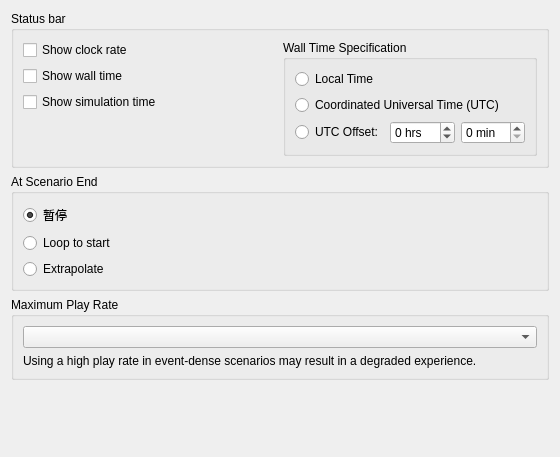
<?xml version="1.0" encoding="UTF-8"?>
<ui version="4.0">
 <class>PrefWidgetUi</class>
 <widget class="QWidget" name="PrefWidgetUi">
  <property name="geometry">
   <rect>
    <x>0</x>
    <y>0</y>
    <width>560</width>
    <height>457</height>
   </rect>
  </property>
  <property name="windowTitle">
   <string>Time Controller</string>
  </property>
  <layout class="QVBoxLayout" name="verticalLayout">
   <item>
    <widget class="QGroupBox" name="groupBox_2">
     <property name="title">
      <string>Status bar</string>
     </property>
     <layout class="QHBoxLayout" name="horizontalLayout">
      <item>
       <layout class="QVBoxLayout" name="verticalLayout_2">
        <item>
         <widget class="QCheckBox" name="mShowClockRateCheckBox">
          <property name="text">
           <string>Show clock rate</string>
          </property>
         </widget>
        </item>
        <item>
         <widget class="QCheckBox" name="mShowWallTimeCheckBox">
          <property name="text">
           <string>Show wall time</string>
          </property>
         </widget>
        </item>
        <item>
         <widget class="QCheckBox" name="mShowSimTimeCheckBox">
          <property name="text">
           <string>Show simulation time</string>
          </property>
         </widget>
        </item>
        <item>
         <spacer name="verticalSpacer">
          <property name="orientation">
           <enum>Qt::Vertical</enum>
          </property>
          <property name="sizeHint" stdset="0">
           <size>
            <width>20</width>
            <height>40</height>
           </size>
          </property>
         </spacer>
        </item>
       </layout>
      </item>
      <item>
       <widget class="QGroupBox" name="groupBox_3">
        <property name="title">
         <string>Wall Time Specification</string>
        </property>
        <layout class="QVBoxLayout" name="verticalLayout_3">
         <item>
          <widget class="QRadioButton" name="mLocalTimeSpecButton">
           <property name="text">
            <string>Local Time</string>
           </property>
          </widget>
         </item>
         <item>
          <widget class="QRadioButton" name="mUTC_TimeSpecButton">
           <property name="text">
            <string>Coordinated Universal Time (UTC)</string>
           </property>
          </widget>
         </item>
         <item>
          <layout class="QHBoxLayout" name="horizontalLayout_3">
           <property name="spacing">
            <number>6</number>
           </property>
           <item>
            <widget class="QRadioButton" name="mUTC_OffsetTimeSpecButton">
             <property name="text">
              <string>UTC Offset:</string>
             </property>
            </widget>
           </item>
           <item>
            <widget class="QSpinBox" name="mUTC_OffsetHrsBox">
             <property name="suffix">
              <string> hrs</string>
             </property>
             <property name="minimum">
              <number>-14</number>
             </property>
             <property name="maximum">
              <number>14</number>
             </property>
            </widget>
           </item>
           <item>
            <widget class="QSpinBox" name="mUTC_OffsetMinsBox">
             <property name="suffix">
              <string> min</string>
             </property>
             <property name="maximum">
              <number>59</number>
             </property>
            </widget>
           </item>
          </layout>
         </item>
        </layout>
       </widget>
      </item>
     </layout>
    </widget>
   </item>
   <item>
    <widget class="QGroupBox" name="groupBox">
     <property name="title">
      <string>At Scenario End</string>
     </property>
     <layout class="QVBoxLayout" name="verticalLayout_4">
      <item>
       <widget class="QRadioButton" name="mPause">
        <property name="text">
         <string>暂停</string>
        </property>
        <property name="checked">
         <bool>true</bool>
        </property>
       </widget>
      </item>
      <item>
       <widget class="QRadioButton" name="mLoop">
        <property name="text">
         <string>Loop to start</string>
        </property>
       </widget>
      </item>
      <item>
       <widget class="QRadioButton" name="mExtrapolate">
        <property name="text">
         <string>Extrapolate</string>
        </property>
       </widget>
      </item>
     </layout>
    </widget>
   </item>
   <item>
    <widget class="QGroupBox" name="groupBox_4">
     <property name="title">
      <string>Maximum Play Rate</string>
     </property>
     <layout class="QVBoxLayout" name="verticalLayout_5">
      <item>
       <widget class="QComboBox" name="mSpeedLimitComboBox"/>
      </item>
      <item>
       <widget class="QLabel" name="label">
        <property name="text">
         <string>Using a high play rate in event-dense scenarios may result in a degraded experience.</string>
        </property>
       </widget>
      </item>
     </layout>
    </widget>
   </item>
   <item>
    <spacer name="verticalSpacer_2">
     <property name="orientation">
      <enum>Qt::Vertical</enum>
     </property>
     <property name="sizeHint" stdset="0">
      <size>
       <width>20</width>
       <height>40</height>
      </size>
     </property>
    </spacer>
   </item>
  </layout>
 </widget>
 <resources/>
 <connections/>
</ui>
